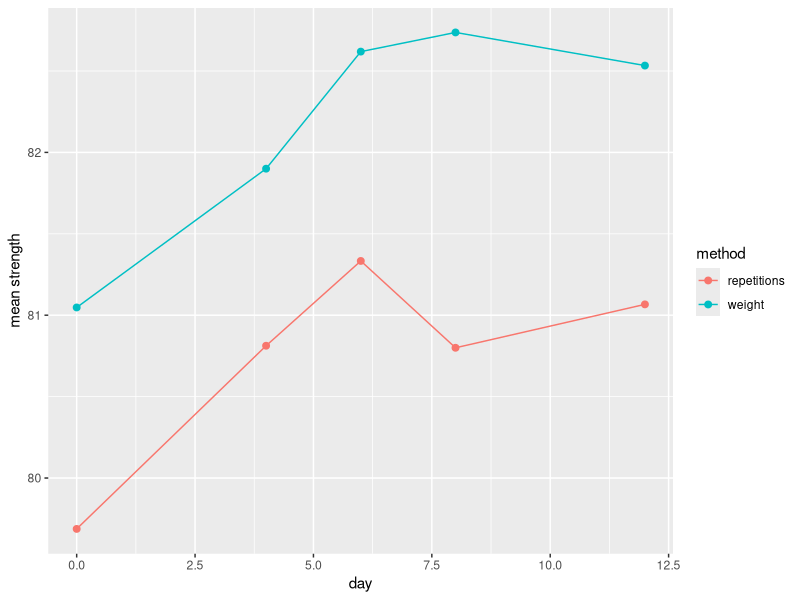

Source code (R):
library(nlme)
library(tidyverse)
library(foreign)

ds <- read.dta("../datasets/exercise.dta") %>% as_tibble()
ds_long <- ds %>%
  gather(day_label, muscle_strength, y0:y12) %>%
  mutate(
    time = case_when(
      .$day_label == "y0" ~ 0,
      .$day_label == "y2" ~ 1,
      .$day_label == "y4" ~ 2,
      .$day_label == "y6" ~ 3,
      .$day_label == "y8" ~ 4,
      .$day_label == "y10" ~ 5,
      .$day_label == "y12" ~ 6
    ),
    day = time * 2
  ) %>%
  # filter out 1, 5 to match bootk dataset
  filter(!time %in% c(1, 5)) %>%
  mutate(
    day.f = factor(day, c(0, 4, 6, 8, 12)),
    group.f = factor(group, c(1, 2)),
    group.f2 = ifelse(group == 1, "repetitions", "weight") %>% factor(c("repetitions", "weight")),
    newtime = case_when(
      .$time == 0 ~ 1,
      .$time == 2 ~ 2,
      .$time == 3 ~ 3,
      .$time == 4 ~ 4,
      .$time == 6 ~ 5
    )
  )

# let's make a plot of the data
ds_long_summary <- ds_long  %>%
  group_by(group.f2, day) %>%
  summarize(mean_strength = mean(muscle_strength, na.rm = TRUE))

p1 <- ggplot(ds_long_summary, aes(x = as.integer(day), y = mean_strength, color = group.f2)) +
  geom_line() +
  geom_point(size = 2) +
  labs(y = "mean strength", x = "day", color = "method")

#unstructured covariance
model1 <- gls(muscle_strength ~ group.f * day.f, 
  data = ds_long,
  na.action = na.omit,
  corr = corSymm(, form = ~ newtime | id),
  weights = varIdent(form = ~ 1 | newtime)
)

# autoregressive covariance
model2 <- gls(muscle_strength ~ group.f * day.f,
  data = ds_long,
  na.action = na.omit,
  corr = corAR1(, form = ~ newtime | id)
)

# exponential covariance
model3 <- gls(muscle_strength ~ group.f * day.f, 
  data = ds_long,
  na.action = na.omit,
  corr = corExp(, form = ~ day | id)
)
